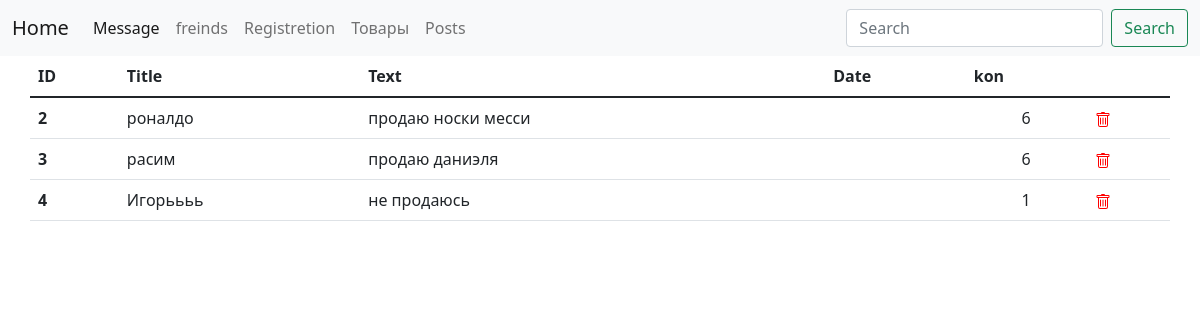
The app's page /advertisement/ with its own data.
### posts/models.py (models this page shows, shortened)
class Advertisement(models.Model):
	title = models.CharField(max_length = 30)
	text = models.TextField()
	creation_date = models.DateField()
	view_num = models.IntegerField(default=6)

### posts/views.py (the view)
# urls.py: path('advertisement/', views.advertisement, name = 'advertisement'),
def advertisement(request):
	advertisement = Advertisement.objects.all()
	context = {
		'advertisement': advertisement
	}
	return render (request, "posts/advertisement.html", context)

### posts/templates/posts/advertisement.html (shortened to what this page needs)
{% extends "posts/base.html" %}
{% load static %}
{% block content %}
	<div class="container">
		<div class="row mt-05">
			<table class="table">
			  <thead>
			    <tr>
			      <th scope="col">ID</th>
			      <th scope="col">Title</th>
			      <th scope="col">Text</th>
			      <th scope="col">Date</th>
			      <th scope="col">kon</th>
			    </tr>
			  </thead>
			  <tbody>
			  	{% for a in advertisement  %}
			    <tr>
			      <th scope="row">{{ a.id}}</th>
			      <td>{{ a.title}}</td>
			      <td>{{ a.text}}</td>
			      <td>{{ a.publication_date}}</td>
			      <td class="text-center">{{ a.view_num}}</td>
			      <td>
			      	<a href="{% url 'advertisement_delete' a.id %}" class="delete-link">
              		</a>
			      </td>
			    {% endfor %}
			    </tr>
			  </tbody>
			</table>
		</div>
	</div>
{% endblock %}

### posts/static/posts/css/custom.css (style rules this page uses)
.delete-link svg { fill: red; }

### records on screen
Advertisement: id "2", title "роналдо", text "продаю носки месси", view_num "6"
Advertisement: id "3", title "расим", text "продаю даниэля", view_num "6"
Advertisement: id "4", title "Игорьььь", text "не продаюсь", view_num "1"
